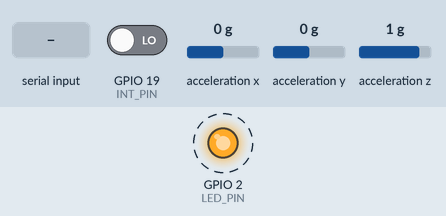
A sketch run on a simulated ESP32. On the bench: output pins drawn as LEDs (lit = HIGH). Wiring (inferred from the names in the program): MPU-6050 motion sensor at I2C address 0x68. Dashed ring = blinking. The test bench sets the inputs (shaded band); at power-on: GPIO 19 (INT_PIN) LOW, acceleration x 0 g, acceleration y 0 g, acceleration z 1 g. Nothing arrives over Bluetooth unless stated; what the sketch prints to the serial monitor is not drawn.

Above: at 4.2 s.
4.3 s: "YES\n" received over the second serial link
At 6.9 s:
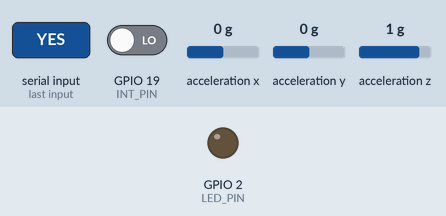
7.0 s: "NO\n" received over the second serial link
At 8.25 s:
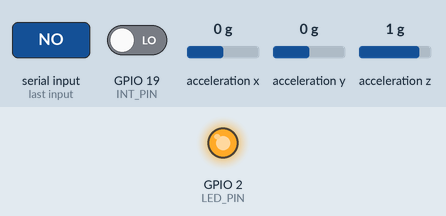
9.5 s: "RESET\n" received over the second serial link
Timing chart, 0 to 13.5 s (numbered marks = the images above; inputs shaded):
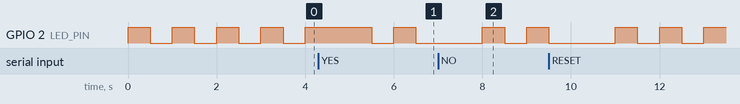

Measured:
- by itself, GPIO 2 (LED_PIN): alternates HIGH for 0.50 s and LOW for 0.50 s

The sketch:

ESP32_code.ino
```cpp
#include <Wire.h>
#include "BluetoothSerial.h"

BluetoothSerial SerialBT;

#define MPU_ADDR 0x68
#define ACCEL_XOUT_H 0x3B
#define LED_PIN 2
#define INT_PIN 19          // optional interrupt pin
#define CRASH_THRESHOLD 15000  // higher for real crash
#define SERIAL_COOLDOWN 500     // ms between Serial prints
#define ROLLING_SAMPLES 5       // smoothing
#define DURATION_THRESHOLD 50   // ms duration for valid crash

volatile bool crashDetected = false;
bool waitingForUserResponse = false;
unsigned long lastSerialTime = 0;
unsigned long crashStartTime = 0;

int16_t ax0 = 0, ay0 = 0, az0 = 0; // baseline
bool baselineSet = false;
bool wasConnected = false;

// Rolling averages
int16_t axBuffer[ROLLING_SAMPLES] = {0};
int16_t ayBuffer[ROLLING_SAMPLES] = {0};
int16_t azBuffer[ROLLING_SAMPLES] = {0};
int bufferIndex = 0;

void setup() {
  Serial.begin(115200);
  Wire.begin(21, 22);
  pinMode(LED_PIN, OUTPUT);
  pinMode(INT_PIN, INPUT);

  // Initialize MPU6050
  Wire.beginTransmission(MPU_ADDR);
  Wire.write(0x6B); // wake up
  Wire.write(0);
  Wire.endTransmission(true);

  // Motion detection registers (optional)
  Wire.beginTransmission(MPU_ADDR);
  Wire.write(0x1F); // MOT_THR
  Wire.write(CRASH_THRESHOLD >> 8);
  Wire.endTransmission(true);

  Wire.beginTransmission(MPU_ADDR);
  Wire.write(0x20); // MOT_DUR
  Wire.write(1);
  Wire.endTransmission(true);

  Wire.beginTransmission(MPU_ADDR);
  Wire.write(0x38); // INT_ENABLE
  Wire.write(0x40); // enable motion interrupt
  Wire.endTransmission(true);

  attachInterrupt(digitalPinToInterrupt(INT_PIN), crashISR, RISING);

  // Start Bluetooth
  if (!SerialBT.begin("CrashGuard")) {
    Serial.println("Bluetooth start failed!");
    while (1);
  }
  Serial.println("Bluetooth started. Waiting for phone to connect...");
}

void loop() {
  // Detect Bluetooth connection
  if (SerialBT.hasClient() && !wasConnected) {
    Serial.println("✅ Phone connected!");
    wasConnected = true;
  }
  if (!SerialBT.hasClient() && wasConnected) {
    Serial.println("⚠️ Phone disconnected!");
    wasConnected = false;
  }

  // Only run detection if app is connected
  if (!SerialBT.hasClient()) {
    digitalWrite(LED_PIN, LOW);
    return;
  }

  // LED blink
  digitalWrite(LED_PIN, millis() % 1000 < 500 ? HIGH : LOW);

  // If waiting for user response, pause sensor detection
  if (waitingForUserResponse) {
    checkUserResponse();
    return;
  }

  // Read sensor
  int16_t ax, ay, az;
  readAccel(ax, ay, az);

  // Baseline calibration
  if (!baselineSet) {
    ax0 = ax; ay0 = ay; az0 = az;
    baselineSet = true;
    Serial.println("⚙️ Baseline calibrated.");
  }

  // Update rolling buffers
  axBuffer[bufferIndex] = ax - ax0;
  ayBuffer[bufferIndex] = ay - ay0;
  azBuffer[bufferIndex] = az - az0;
  bufferIndex = (bufferIndex + 1) % ROLLING_SAMPLES;

  // Compute rolling averages
  float dax = 0, day = 0, daz = 0;
  for (int i = 0; i < ROLLING_SAMPLES; i++) {
    dax += axBuffer[i];
    day += ayBuffer[i];
    daz += azBuffer[i];
  }
  dax /= ROLLING_SAMPLES;
  day /= ROLLING_SAMPLES;
  daz /= ROLLING_SAMPLES;

  float totalD = sqrt(dax*dax + day*day + daz*daz);

  // Serial debug periodically
  if (millis() - lastSerialTime > SERIAL_COOLDOWN) {
    Serial.print("AX: "); Serial.print(dax);
    Serial.print(" AY: "); Serial.print(day);
    Serial.print(" AZ: "); Serial.print(daz);
    Serial.print(" | Total: "); Serial.println(totalD);
    lastSerialTime = millis();
  }

  // Crash detection
  if (!crashDetected && totalD > CRASH_THRESHOLD) {
    if (crashStartTime == 0) crashStartTime = millis();
    else if (millis() - crashStartTime >= DURATION_THRESHOLD) {
      triggerCrash();
      crashStartTime = 0;
    }
  } else {
    crashStartTime = 0;
  }

  // Manual crash trigger via Serial Monitor
  if (Serial.available()) {
    String cmd = Serial.readStringUntil('\n');
    cmd.trim();
    if (cmd.equalsIgnoreCase("TESTCRASH") && !crashDetected) {
      triggerCrash();
    }
  }

  checkUserResponse();
}

void crashISR() {
  if (!crashDetected && SerialBT.hasClient()) {
    triggerCrash();
  }
}

void triggerCrash() {
  crashDetected = true;
  waitingForUserResponse = true;
  Serial.println("🚨 CRASH detected! Waiting for user response...");
  SerialBT.println("crash");
  Serial.println("✅ Sent 'crash' to app");
}

void checkUserResponse() {
  if (SerialBT.available()) {
    String msg = SerialBT.readString();
    msg.trim();
    if (msg.equalsIgnoreCase("YES")) {
      crashDetected = false;
      waitingForUserResponse = false;
      baselineSet = false;
      Serial.println("👍 User is fine. Resuming detection...");
    } else if (msg.equalsIgnoreCase("NO")) {
      waitingForUserResponse = true;
      Serial.println("⚠️ Serious crash detected! Waiting for RESET...");
    } else if (msg.equalsIgnoreCase("RESET")) {
      crashDetected = false;
      waitingForUserResponse = false;
      baselineSet = false;
      Serial.println("🔄 Reset received. Resuming detection...");
    }
  }
}

void readAccel(int16_t &ax, int16_t &ay, int16_t &az) {
  Wire.beginTransmission(MPU_ADDR);
  Wire.write(ACCEL_XOUT_H);
  Wire.endTransmission(false);
  Wire.requestFrom(MPU_ADDR, 6, true);

  ax = Wire.read() << 8 | Wire.read();
  ay = Wire.read() << 8 | Wire.read();
  az = Wire.read() << 8 | Wire.read();

  // Orientation fix for upside-down mounting
  az = -az;
}
```
